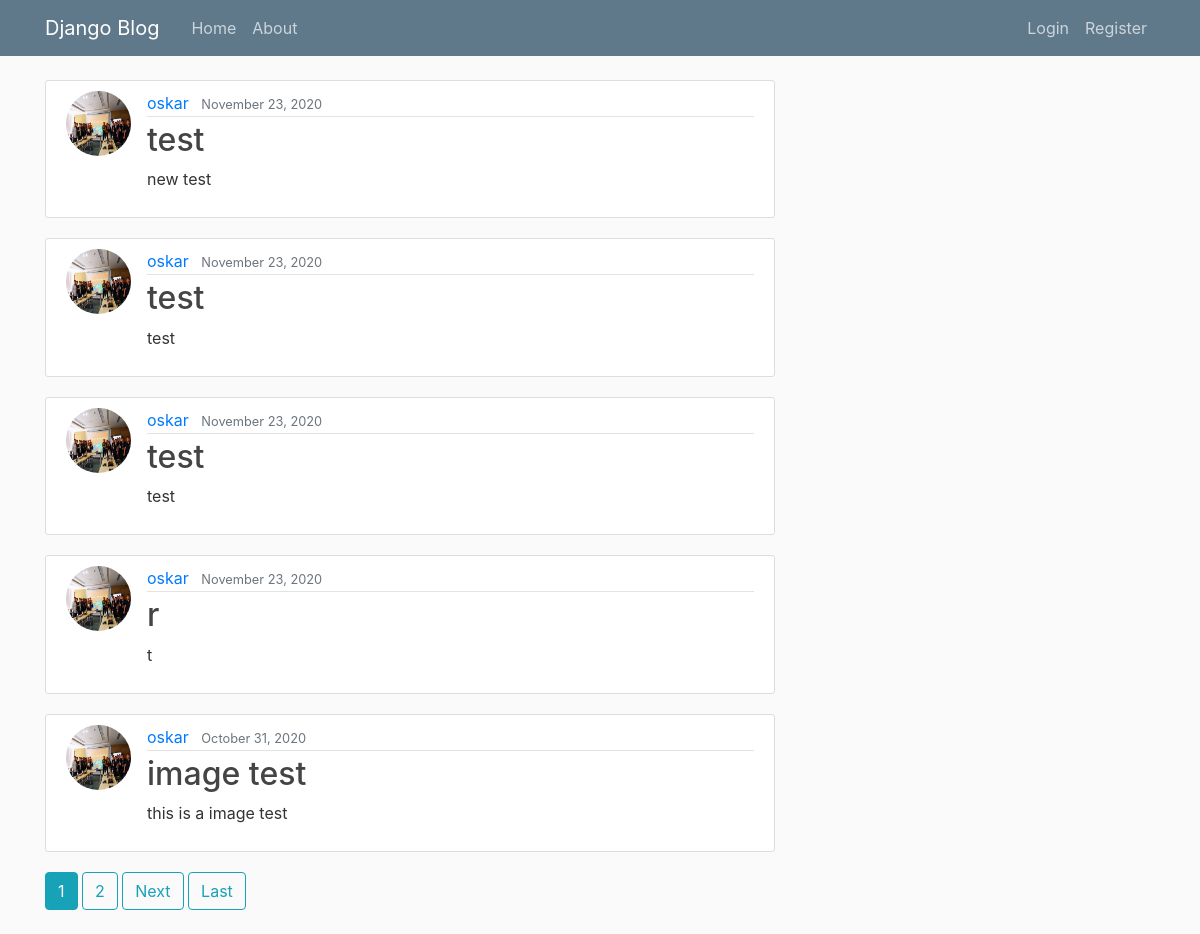
The page / on the database its author committed.
### blog/models.py (models this page shows, shortened)
class Post(models.Model):
    title = models.CharField(max_length=100)
    content = models.TextField()
    header_image = ResizedImageField(size=[500, 300], crop=['middle', 'center'],quality=100,upload_to= 'images/', blank=True, null=True)
    date_posted = models.DateField(default = timezone.now)
    author = models.ForeignKey(User,on_delete=models.CASCADE)

### users/models.py (models this page shows, shortened)
class Profile(models.Model):
    user = models.OneToOneField(User,on_delete=models.CASCADE)
    image = models.ImageField(default='default.jpg',upload_to='profile_pics')

### blog/views.py (the view)
# urls.py: path('', PostListView.as_view() ,name = "blog_home"),
class PostListView(ListView):
    model = Post
    template_name = 'blog/home.html'
    context_object_name = 'posts'
    ordering = ['-date_posted']
    paginate_by = 5

### blog/templates/blog/home.html (shortened to what this page needs)
{% extends 'blog/base.html' %}
{% block content %}
      {% for post in posts %}
          <article class="media content-section">
          <img class = "rounded-circle article-img"  src="{{ post.author.profile.image.url }}">
             <div class="media-body">
              <div class="article-metadata">
                  <a class="mr-2" href="{% url 'user_posts' post.author.username %}">{{ post.author }}</a>
                  <small class="text-muted">{{ post.date_posted| date:"F d, Y"}}</small>
              </div>
              <h2><a class="article-title" href="{% url 'post_detail' post.id  %}">{{ post.title }}</a></h2>
              <p class="article-content">{{ post.content }}</p>
              </div>
          </article>
      {% endfor %}
{% if is_paginated %}
      {% for num in page_obj.paginator.page_range %}
        {% if page_obj.number == num %}
          <a class="btn btn-info mb-4" href="?page={{ num }}">{{ num }}</a>
        {% elif num > page_obj.number|add:'-3' and num < page_obj.number|add:'3' %}
          <a class="btn btn-outline-info mb-4" href="?page={{ num }}">{{ num }}</a>
        {% endif %}
      {% endfor %}
      {% if page_obj.has_next %}
        <a class="btn btn-outline-info mb-4" href="?page={{ page_obj.next_page_number }}">Next</a>
        <a class="btn btn-outline-info mb-4" href="?page={{ page_obj.paginator.num_pages }}">Last</a>
      {% endif %}
    {% endif %}
{% endblock content%}

### blog/templates/blog/base.html (shortened to what this page needs)
{% load static %}
<!DOCTYPE html>
<html lang="en">
<head>
    <link rel="stylesheet" href="https://maxcdn.bootstrapcdn.com/bootstrap/4.0.0/css/bootstrap.min.css">
    <link rel ="stylesheet" type = "text/css"  href="{%  static 'blog/main.css' %}">
</head>
<body>
<header class="site-header">
  <nav class="navbar navbar-expand-md navbar-dark bg-steel fixed-top">
    <div class="container">
      <a class="navbar-brand mr-4" href="/">Django Blog</a>
      <div class="collapse navbar-collapse" id="navbarToggle">
        <div class="navbar-nav mr-auto">
          <a class="nav-item nav-link" href="{% url 'blog_home' %}">Home</a>
          <a class="nav-item nav-link" href="{% url 'blog_about' %}">About</a>
        </div>
        <div class="navbar-nav">
            {% if user.is_authenticated %}
                <a class="nav-item nav-link" href="{% url 'profile' %}">Profile</a>
                <a class="nav-item nav-link" href="{% url 'post_create' %}">New Post</a>
              <a class="nav-item nav-link" href="{% url 'logout' %}">Logout</a>
            {% else %}
              <a class="nav-item nav-link" href="{% url 'login' %}">Login</a>
              <a class="nav-item nav-link" href="{% url 'register' %}">Register</a>
            {% endif %}
        </div>
      </div>
    </div>
  </nav>
</header>
<main role="main" class="container">
  <div class="row">
    <div class="col-md-8">
      {% block content %}{% endblock %}
    </div>
  </div>
</main>
</body>
</html>

### blog/static/blog/main.css (style rules this page uses)
body { background: #fafafa; color: #333333; margin-top: 5rem; }
h1, h2, h3, h4, h5, h6 { color: #444444; }
.bg-steel { background-color: #5f788a; }
.site-header .navbar-nav .nav-link { color: #cbd5db; }
.content-section { background: #ffffff; padding: 10px 20px; border: 1px solid #dddddd; border-radius: 3px; margin-bottom: 20px; }
.article-title { color: #444444; }
.article-content { white-space: pre-line; }
.article-img { height: 65px; width: 65px; margin-right: 16px; }
.article-metadata { padding-bottom: 1px; margin-bottom: 4px; border-bottom: 1px solid #e3e3e3 }

### rows shown on the page
Post: author.profile.image (picture), author "oskar", date_posted "November 23, 2020", title "test", content "new test"
Post: author.profile.image (picture), author "oskar", date_posted "November 23, 2020", title "test", content "test"
Post: author.profile.image (picture), author "oskar", date_posted "November 23, 2020", title "test", content "test"
Post: author.profile.image (picture), author "oskar", date_posted "November 23, 2020", title "r", content "t"
Post: author.profile.image (picture), author "oskar", date_posted "October 31, 2020", title "image test", content "this is a image test"

### other values the page prints
{{ num }} "1"
{{ num }} "2"
